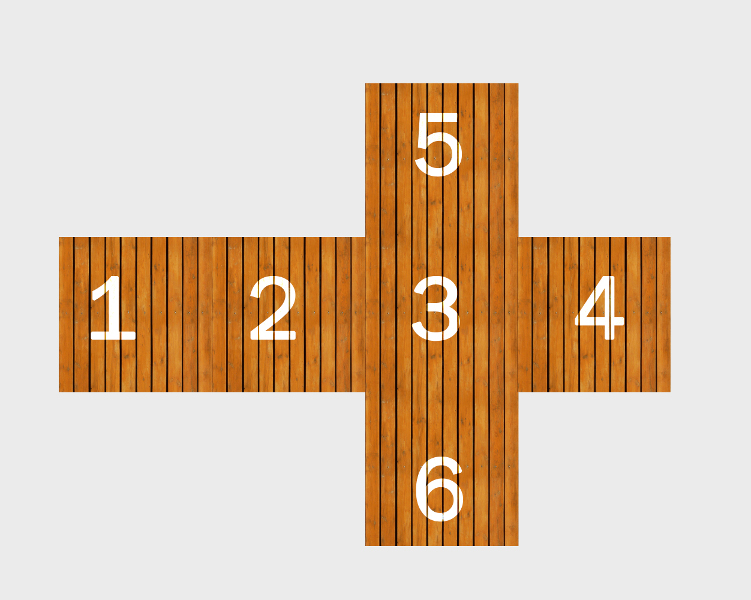
#> input picture resources/woodbox.jpg, 751 x 600 px
$ python -i sift_alignment.py   (imports and definitions only)
#> lines starting #> are read from the running program, lines starting #| are printed output that depends on the picture
from matplotlib import pyplot as plt
from os import path
import numpy as np
import cv2 as cv

# Our local modules
from ds_tools.shared import util


def find_sift_correspondence(src_img, dest_img, visualize=False):
    src_img = cv.equalizeHist(src_img)
    dest_img = cv.equalizeHist(dest_img)

    sift = cv.xfeatures2d.SIFT_create()
    src_keypoints, src_descs = sift.detectAndCompute(src_img, None)
    dest_keypoints, dest_descs = sift.detectAndCompute(dest_img, None)

    FLANN_INDEX_KDTREE = 0
    flann = cv.FlannBasedMatcher({'algorithm': FLANN_INDEX_KDTREE, 'trees': 5}, {'checks': 50})
    all_matches = flann.knnMatch(src_descs, dest_descs, k=2)

    matches = []
    for a, b in all_matches:
        if a.distance < 0.7 * b.distance:
            matches.append(a)

    print('Found {} matches!'.format(len(matches)))

    if visualize:
        src_points = np.float32([src_keypoints[m.queryIdx].pt for m in matches]).reshape(-1, 1, 2)
        dst_points = np.float32([dest_keypoints[m.trainIdx].pt for m in matches]).reshape(-1, 1, 2)
        H, mask = cv.findHomography(src_points, dst_points, cv.RANSAC, 5.0)
        matchesMask = mask.ravel().tolist()
        draw_params = dict(matchColor=(0, 255, 0),
                           singlePointColor=None,
                           matchesMask=matchesMask,
                           flags=2)
        img3 = cv.drawMatches(src_img, src_keypoints, dest_img, dest_keypoints, matches, None, **draw_params)
        plt.imshow(img3, 'gray')
        plt.show(figsize=(10, 6), dpi=80)

    src_points = []
    dest_points = []
    for match in matches:
        src_keypoint = src_keypoints[match.queryIdx]
        dest_keypoint = src_keypoints[match.trainIdx]
        src_points.append(src_keypoint.pt)
        dest_points.append(dest_keypoint.pt)

    return np.array(src_points), np.array(dest_points)


def main():
    resource_dir = util.get_resource_dir()
    capture_dir = path.join(resource_dir, 'placenta_images')
    capture_data_json = path.join(capture_dir, 'capture_data.json')
    image_path_template = path.join(capture_dir, '{}_screenshot.png')

    # Each pair will be checked for matching features. The camera pose for the first picture will remain unchanged,
    # while the camera pose for second image will be tweaked to reduce reprojection error.
    pairs = [
        (0, 1)
    ]

    # Load all images and data
    capture_data = util.load_dict(capture_data_json)
    all_camera_pos = np.array(capture_data['camera_pos'])
    all_camera_hpr = np.array(capture_data['camera_hpr'])
    cam_matrix = np.array(capture_data['camera_matrix'])
    images = []
    for i in range(len(all_camera_pos)):
        gray_img = cv.imread(image_path_template.format(i), cv.IMREAD_GRAYSCALE)
        images.append(gray_img)

    # Process all pairs and improve alignment
    for src_ind, dest_ind in pairs:
        src_img = images[src_ind]
        dest_img = images[dest_ind]

        src_pos = all_camera_pos[src_ind]
        dest_pos = all_camera_pos[dest_ind]

        src_points, dest_points = find_sift_correspondence(src_img, dest_img, visualize=True)
        E, mask = cv.findEssentialMat(src_points, dest_points, cam_matrix, cv.RANSAC)
        R1, R2, t = cv.decomposeEssentialMat(E)

        print(dest_pos - src_pos)
        print(-t.flatten())


# [2 lines not run here, left out]

>>> import cv2
>>> picture = cv2.imread('../../resources/woodbox.jpg', cv2.IMREAD_GRAYSCALE)
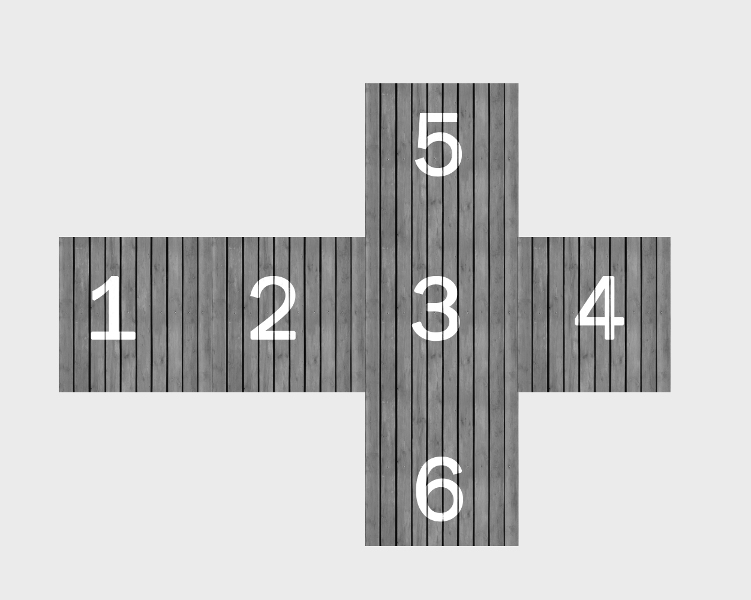
#> picture: shape (600, 751); min 1, max 255, mean 200.9
>>> result = find_sift_correspondence(picture, 'out.png')
#> in find_sift_correspondence, `src_img = cv.equalizeHist(src_img)`:
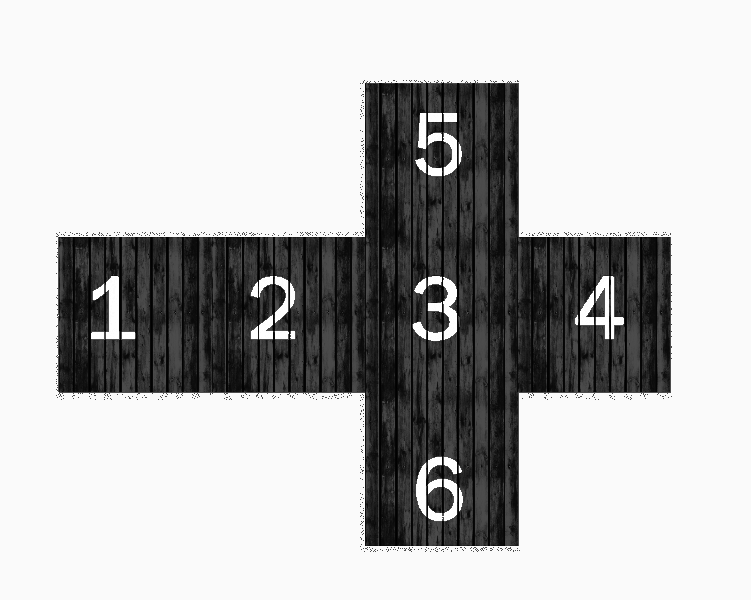
#> src_img: shape (600, 751); min 0, max 255, mean 186
#> (the run stopped early here; a loop or call above may not have finished)
